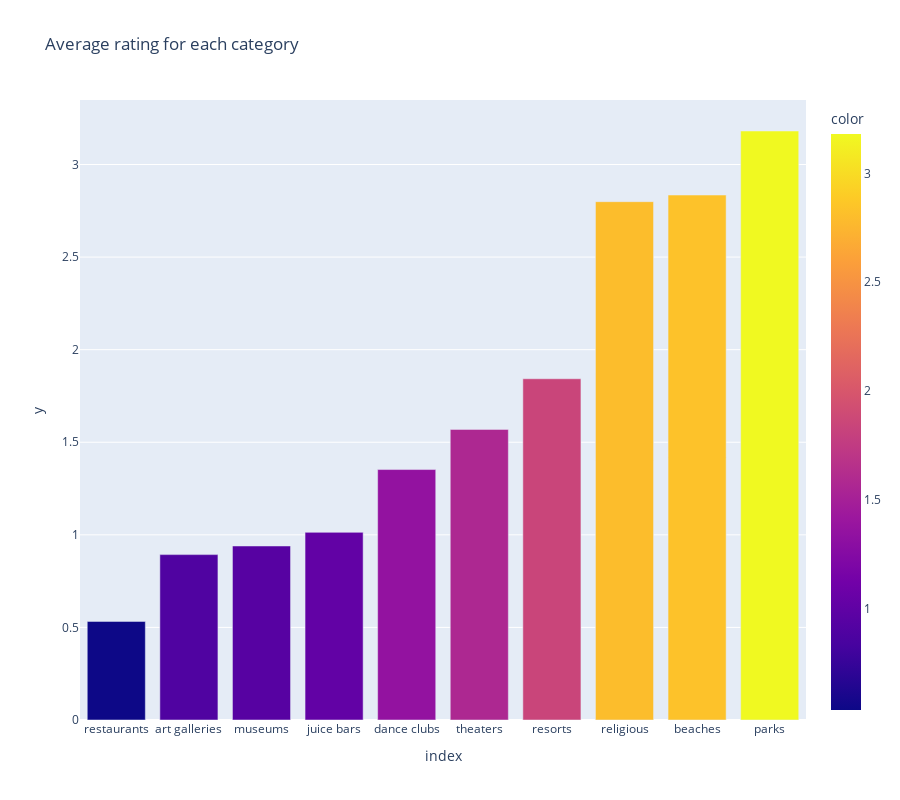

The notebook cell this image was saved under:
### Code cell
#average rating for each category
avg_rating = df_trvl_rvw[column_names[:]].mean().sort_values()



fig = px.bar(avg_rating,
            x = avg_rating.index,
            y = avg_rating.values,
            color = avg_rating.values,
            height = 800,
            title = "Average rating for each category")

fig.show()

### Figure 1 — Plotly figure (JSON) as saved in the notebook; plotly's stock layout.template omitted (floating-point values rounded to 4 significant figures)
{"data": [{"alignmentgroup": "True", "hovertemplate": "index=%{x}<br>y=%{y}<br>color=%{marker.color}<extra></extra>", "legendgroup": "", "marker": {"color": [0.5325, 0.8932, 0.9397, 1.013, 1.353, 1.569, 1.843, 2.799, 2.835, 3.181], "coloraxis": "coloraxis"}, "name": "", "offsetgroup": "", "orientation": "v", "showlegend": false, "textposition": "auto", "type": "bar", "x": ["restaurants", "art galleries", "museums", "juice bars", "dance clubs", "theaters", "resorts", "religious", "beaches", "parks"], "xaxis": "x", "y": [0.5325, 0.8932, 0.9397, 1.013, 1.353, 1.569, 1.843, 2.799, 2.835, 3.181], "yaxis": "y"}], "layout": {"barmode": "relative", "coloraxis": {"colorbar": {"title": {"text": "color"}}, "colorscale": [[0, "#0d0887"], [0.1111, "#46039f"], [0.2222, "#7201a8"], [0.3333, "#9c179e"], [0.4444, "#bd3786"], [0.5556, "#d8576b"], [0.6667, "#ed7953"], [0.7778, "#fb9f3a"], [0.8889, "#fdca26"], [1, "#f0f921"]]}, "height": 800, "legend": {"tracegroupgap": 0}, "title": {"text": "Average rating for each category"}, "xaxis": {"anchor": "y", "domain": [0, 1], "title": {"text": "index"}}, "yaxis": {"anchor": "x", "domain": [0, 1], "title": {"text": "y"}}}}
